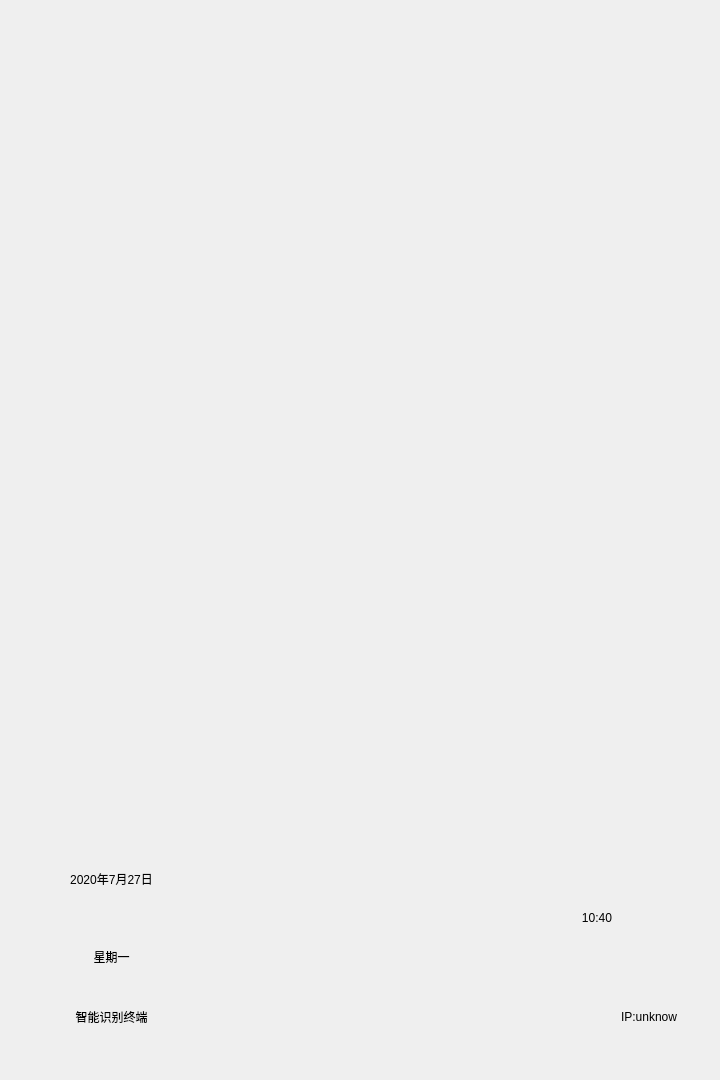
<?xml version="1.0" encoding="UTF-8"?>
<ui version="4.0">
 <class>Widget</class>
 <widget class="QWidget" name="Widget">
  <property name="geometry">
   <rect>
    <x>0</x>
    <y>0</y>
    <width>720</width>
    <height>1080</height>
   </rect>
  </property>
  <property name="minimumSize">
   <size>
    <width>0</width>
    <height>800</height>
   </size>
  </property>
  <property name="maximumSize">
   <size>
    <width>720</width>
    <height>1080</height>
   </size>
  </property>
  <property name="windowTitle">
   <string>Widget</string>
  </property>
  <property name="styleSheet">
   <string notr="true">QWidget{
	border: 0px;	
	outline: none;
}</string>
  </property>
  <layout class="QVBoxLayout" name="verticalLayout_3">
   <property name="spacing">
    <number>0</number>
   </property>
   <property name="leftMargin">
    <number>0</number>
   </property>
   <property name="topMargin">
    <number>0</number>
   </property>
   <property name="rightMargin">
    <number>0</number>
   </property>
   <property name="bottomMargin">
    <number>0</number>
   </property>
   <item>
    <widget class="QFrame" name="mpBgFrame">
     <property name="styleSheet">
      <string notr="true">QFrame#mpBgFrame{
	border-image: url(:/image/background.png);
}</string>
     </property>
     <property name="frameShape">
      <enum>QFrame::StyledPanel</enum>
     </property>
     <property name="frameShadow">
      <enum>QFrame::Raised</enum>
     </property>
     <layout class="QVBoxLayout" name="verticalLayout">
      <property name="spacing">
       <number>0</number>
      </property>
      <property name="leftMargin">
       <number>0</number>
      </property>
      <property name="topMargin">
       <number>0</number>
      </property>
      <property name="rightMargin">
       <number>0</number>
      </property>
      <property name="bottomMargin">
       <number>0</number>
      </property>
      <item>
       <widget class="QFrame" name="mpMainPage">
        <property name="sizePolicy">
         <sizepolicy hsizetype="Preferred" vsizetype="Expanding">
          <horstretch>0</horstretch>
          <verstretch>0</verstretch>
         </sizepolicy>
        </property>
        <property name="styleSheet">
         <string notr="true"/>
        </property>
        <property name="frameShape">
         <enum>QFrame::StyledPanel</enum>
        </property>
        <property name="frameShadow">
         <enum>QFrame::Raised</enum>
        </property>
       </widget>
      </item>
      <item>
       <widget class="QFrame" name="mpBottomBar">
        <property name="minimumSize">
         <size>
          <width>720</width>
          <height>340</height>
         </size>
        </property>
        <property name="maximumSize">
         <size>
          <width>800</width>
          <height>340</height>
         </size>
        </property>
        <property name="styleSheet">
         <string notr="true">QFrame#mpBottomBar {
	border-image: url(:/image/img_bottombar_bg.png);
}</string>
        </property>
        <property name="frameShape">
         <enum>QFrame::StyledPanel</enum>
        </property>
        <property name="frameShadow">
         <enum>QFrame::Raised</enum>
        </property>
        <layout class="QVBoxLayout" name="verticalLayout_2" stretch="7,1">
         <property name="spacing">
          <number>0</number>
         </property>
         <property name="leftMargin">
          <number>20</number>
         </property>
         <property name="topMargin">
          <number>0</number>
         </property>
         <property name="rightMargin">
          <number>20</number>
         </property>
         <property name="bottomMargin">
          <number>0</number>
         </property>
         <item>
          <layout class="QGridLayout" name="gridLayout" columnstretch="189,302,189,0">
           <property name="leftMargin">
            <number>0</number>
           </property>
           <property name="rightMargin">
            <number>0</number>
           </property>
           <property name="spacing">
            <number>0</number>
           </property>
           <item row="1" column="0">
            <widget class="QLabel" name="mpDateLab">
             <property name="text">
              <string>2020年7月27日</string>
             </property>
             <property name="alignment">
              <set>Qt::AlignCenter</set>
             </property>
            </widget>
           </item>
           <item row="0" column="1" rowspan="4">
            <widget class="QPushButton" name="mpStandbyBtn">
             <property name="sizePolicy">
              <sizepolicy hsizetype="Minimum" vsizetype="Preferred">
               <horstretch>0</horstretch>
               <verstretch>0</verstretch>
              </sizepolicy>
             </property>
             <property name="font">
              <font>
               <pointsize>16</pointsize>
              </font>
             </property>
             <property name="styleSheet">
              <string notr="true">QPushButton#mpStandbyBtn{
	border-image: url(:/image/icon_welcom_btn.png);
}</string>
             </property>
             <property name="text">
              <string/>
             </property>
            </widget>
           </item>
           <item row="2" column="0">
            <widget class="QLabel" name="mpWeekLab">
             <property name="text">
              <string>星期一</string>
             </property>
             <property name="alignment">
              <set>Qt::AlignCenter</set>
             </property>
            </widget>
           </item>
           <item row="3" column="0">
            <widget class="QLabel" name="mpProductLab">
             <property name="text">
              <string>智能识别终端</string>
             </property>
             <property name="alignment">
              <set>Qt::AlignCenter</set>
             </property>
            </widget>
           </item>
           <item row="0" column="0">
            <spacer name="horizontalSpacer">
             <property name="orientation">
              <enum>Qt::Horizontal</enum>
             </property>
             <property name="sizeHint" stdset="0">
              <size>
               <width>40</width>
               <height>100</height>
              </size>
             </property>
            </spacer>
           </item>
           <item row="3" column="2">
            <widget class="QLabel" name="mpIPLab">
             <property name="sizePolicy">
              <sizepolicy hsizetype="Preferred" vsizetype="Preferred">
               <horstretch>0</horstretch>
               <verstretch>0</verstretch>
              </sizepolicy>
             </property>
             <property name="minimumSize">
              <size>
               <width>0</width>
               <height>42</height>
              </size>
             </property>
             <property name="maximumSize">
              <size>
               <width>16777215</width>
               <height>42</height>
              </size>
             </property>
             <property name="text">
              <string>IP:unknow</string>
             </property>
             <property name="alignment">
              <set>Qt::AlignRight|Qt::AlignTrailing|Qt::AlignVCenter</set>
             </property>
            </widget>
           </item>
           <item row="3" column="3">
            <widget class="QLabel" name="mpWIFILab">
             <property name="sizePolicy">
              <sizepolicy hsizetype="Fixed" vsizetype="Minimum">
               <horstretch>0</horstretch>
               <verstretch>0</verstretch>
              </sizepolicy>
             </property>
             <property name="minimumSize">
              <size>
               <width>23</width>
               <height>18</height>
              </size>
             </property>
             <property name="styleSheet">
              <string notr="true">QLabel#mpWIFILab {
	image: url(:/image/icon_wifi_disconnect.png);
}</string>
             </property>
             <property name="text">
              <string/>
             </property>
             <property name="alignment">
              <set>Qt::AlignHCenter|Qt::AlignTop</set>
             </property>
            </widget>
           </item>
           <item row="1" column="2" rowspan="2" colspan="2">
            <widget class="QLabel" name="mpTimeLab">
             <property name="text">
              <string>10:40</string>
             </property>
             <property name="alignment">
              <set>Qt::AlignCenter</set>
             </property>
            </widget>
           </item>
           <item row="0" column="2" colspan="2">
            <spacer name="horizontalSpacer_2">
             <property name="orientation">
              <enum>Qt::Horizontal</enum>
             </property>
             <property name="sizeHint" stdset="0">
              <size>
               <width>40</width>
               <height>20</height>
              </size>
             </property>
            </spacer>
           </item>
          </layout>
         </item>
         <item>
          <layout class="QHBoxLayout" name="horizontalLayout" stretch="0">
           <property name="spacing">
            <number>8</number>
           </property>
           <property name="rightMargin">
            <number>0</number>
           </property>
           <item>
            <widget class="QLabel" name="mpSNLab">
             <property name="text">
              <string/>
             </property>
            </widget>
           </item>
          </layout>
         </item>
        </layout>
       </widget>
      </item>
     </layout>
    </widget>
   </item>
  </layout>
 </widget>
 <layoutdefault spacing="6" margin="11"/>
 <resources/>
 <connections/>
</ui>
